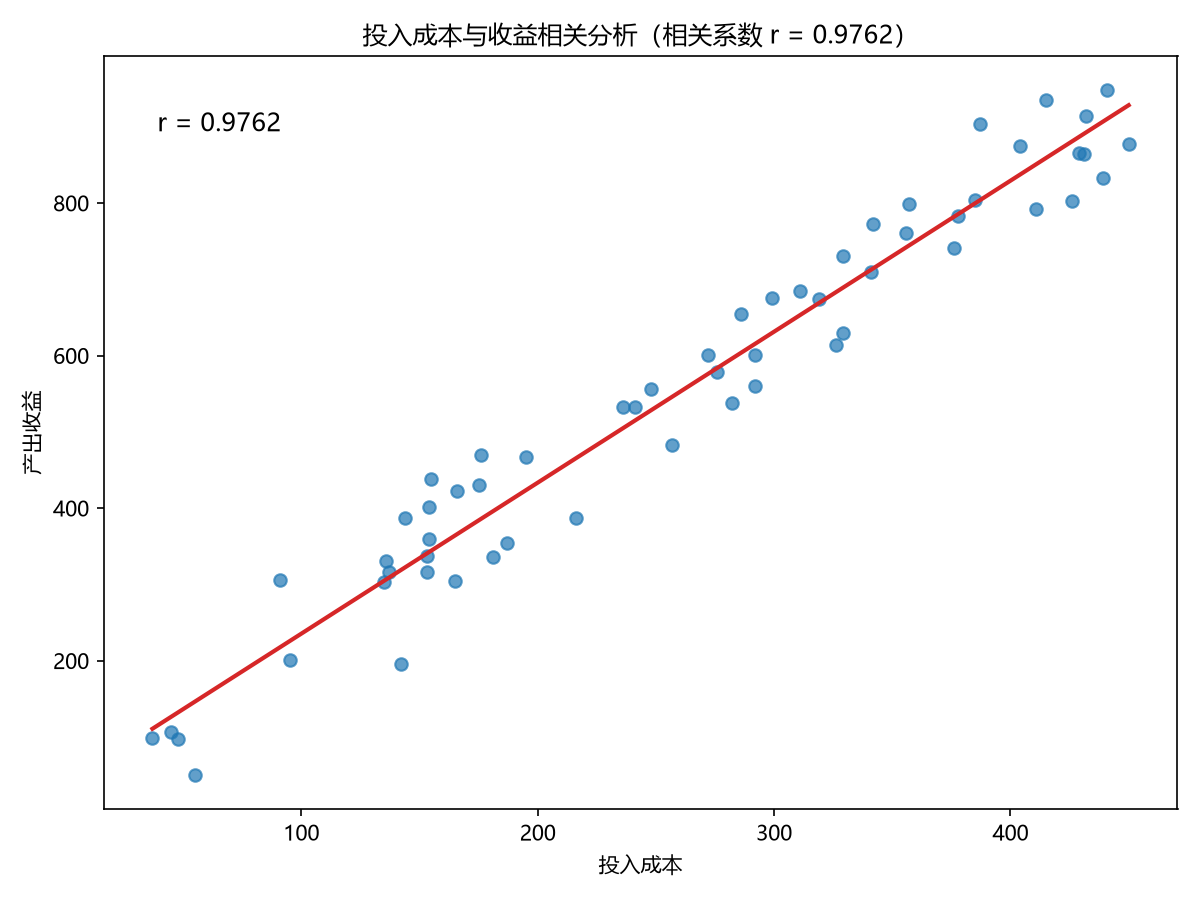

Write the Python code that produced this figure.
import os
import pandas as pd
import numpy as np
import matplotlib.pyplot as plt
import matplotlib
matplotlib.rcParams['font.sans-serif'] = ['Microsoft YaHei', 'SimHei']
matplotlib.rcParams['axes.unicode_minus'] = False

base = r'D:/学习作业/数据可视化/1《CDA 一级认证教材：商业数据分析》'
out = r'D:/学习作业/数据可视化/第2章'
os.makedirs(out, exist_ok=True)

df = pd.read_excel(os.path.join(base, '第2章 数据分析方法/1、分析的基础范式/data-无答案/3-1相关分析.xlsx'), sheet_name='原始数据')

x = df['x'].values
y = df['y'].values

r = np.corrcoef(x, y)[0, 1]

coef = np.polyfit(x, y, 1)
trend = np.poly1d(coef)

fig, ax = plt.subplots(figsize=(8, 6))
ax.scatter(x, y, color='#1f77b4', alpha=0.7)
xs = np.linspace(x.min(), x.max(), 100)
ax.plot(xs, trend(xs), color='#d62728', linewidth=2)
ax.set_xlabel('投入成本')
ax.set_ylabel('产出收益')
ax.set_title(f'投入成本与收益相关分析（相关系数 r = {r:.4f}）')
ax.text(0.05, 0.9, f'r = {r:.4f}', transform=ax.transAxes, fontsize=12)
plt.tight_layout()
plt.savefig(os.path.join(out, '第2章_相关分析.png'), dpi=150)
plt.show()

print(f'相关系数 r = {r:.4f}')
print(f'线性回归：y = {coef[0]:.4f} * x + {coef[1]:.4f}')
